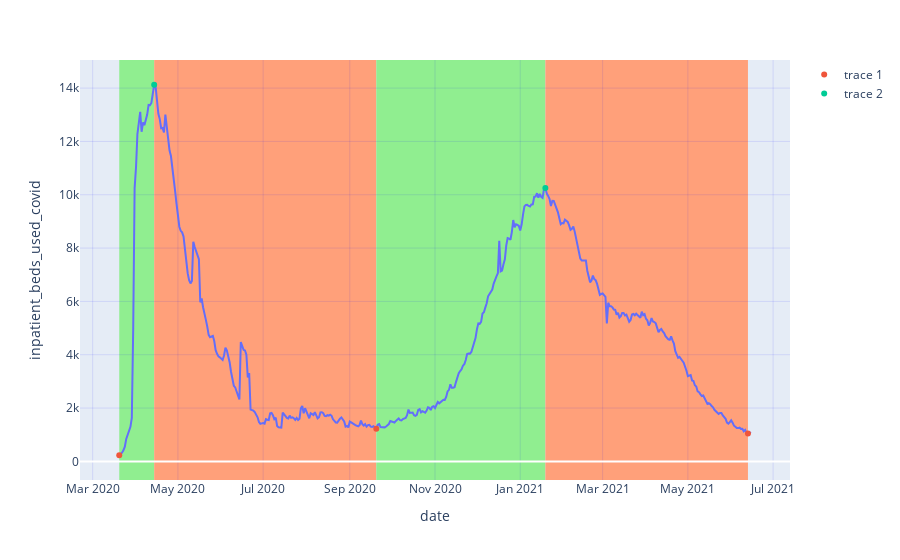

Source (notebook cell):
### Code cell
add_regions(df2,fig,lista)

### Figure 1 — Plotly figure (JSON) as saved in the notebook; plotly's stock layout.template omitted (floating-point values rounded to 4 significant figures; data arrays with more than 128 entries replaced by an {"elided": "..."} marker saying what was removed)
{"data": [{"hovertemplate": "date=%{x}<br>inpatient_beds_used_covid=%{y}<extra></extra>", "legendgroup": "", "line": {"color": "#636efa", "dash": "solid"}, "marker": {"symbol": "circle"}, "mode": "lines", "name": "", "orientation": "v", "showlegend": false, "type": "scatter", "x": {"elided": "453 str values"}, "xaxis": "x", "y": {"elided": "453 int values"}, "yaxis": "y"}, {"mode": "markers", "type": "scatter", "x": {"elided": "453 str values"}, "y": {"elided": "453 int values"}}, {"mode": "markers", "type": "scatter", "x": {"elided": "453 str values"}, "y": {"elided": "453 int values"}}], "layout": {"legend": {"tracegroupgap": 0}, "margin": {"t": 60}, "shapes": [{"fillcolor": "LightGreen", "layer": "below", "line": {"width": 0}, "opacity": 1, "type": "rect", "x0": "2020-03-20", "x1": "2020-04-14", "xref": "x", "y0": 0, "y1": 1, "yref": "y domain"}, {"fillcolor": "LightSalmon", "layer": "below", "line": {"width": 0}, "opacity": 1, "type": "rect", "x0": "2020-04-14", "x1": "2020-09-20", "xref": "x", "y0": 0, "y1": 1, "yref": "y domain"}, {"fillcolor": "LightGreen", "layer": "below", "line": {"width": 0}, "opacity": 1, "type": "rect", "x0": "2020-09-20", "x1": "2021-01-19", "xref": "x", "y0": 0, "y1": 1, "yref": "y domain"}, {"fillcolor": "LightSalmon", "layer": "below", "line": {"width": 0}, "opacity": 1, "type": "rect", "x0": "2021-01-19", "x1": "2021-06-13", "xref": "x", "y0": 0, "y1": 1, "yref": "y domain"}], "xaxis": {"anchor": "y", "domain": [0, 1], "gridcolor": "rgba(0,0,255,0.1)", "gridwidth": 1, "showgrid": true, "title": {"text": "date"}}, "yaxis": {"anchor": "x", "domain": [0, 1], "gridcolor": "rgba(0,0,255,0.1)", "gridwidth": 1, "showgrid": true, "title": {"text": "inpatient_beds_used_covid"}}}}
